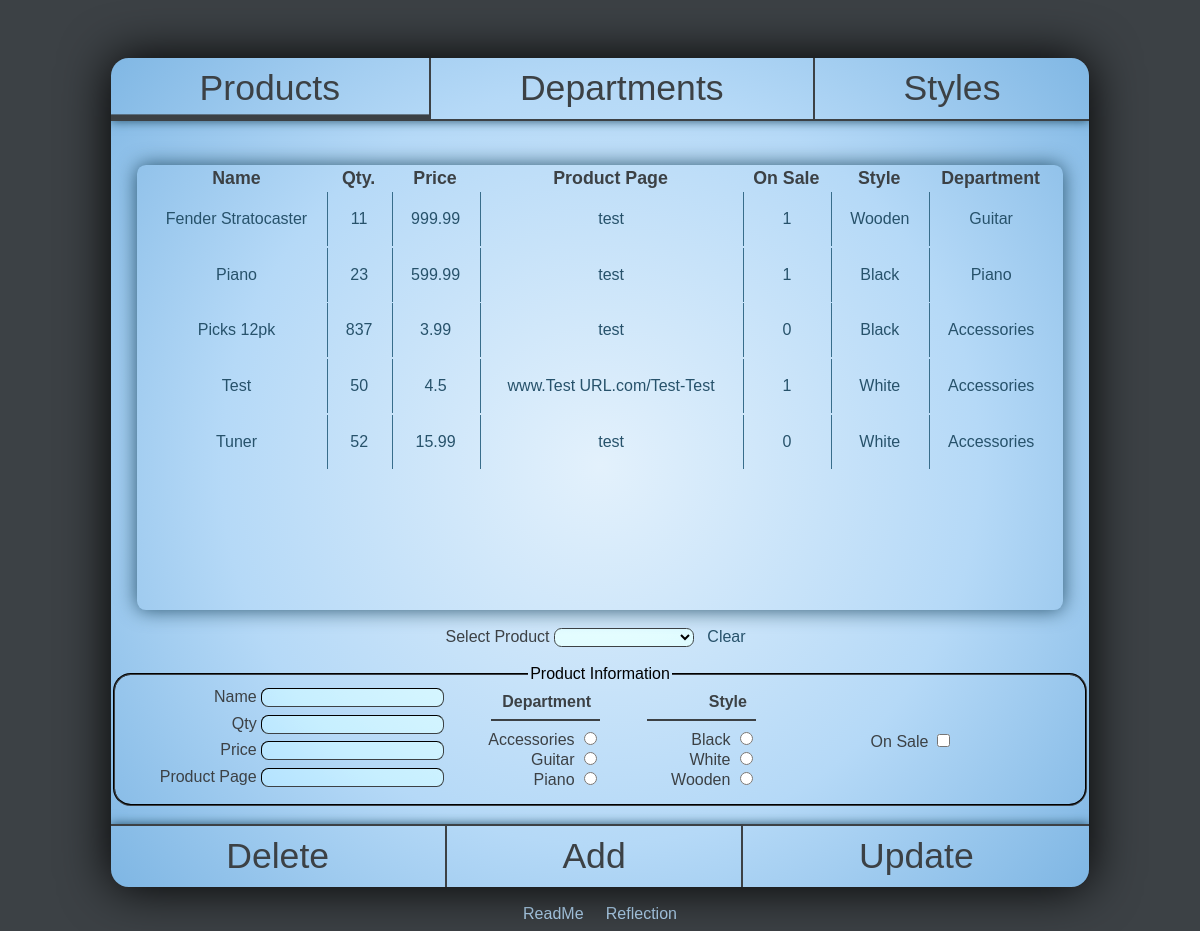
The page / on the database its author committed.
### tables this page shows
CREATE TABLE `product` (
  `product_id` int UNSIGNED NOT NULL,
  `productName` varchar(25) NOT NULL,
  `productQty` int NOT NULL,
  `productPrice` float NOT NULL,
  `productPage` varchar(150) DEFAULT NULL,
  `onSale` tinyint(1) DEFAULT NULL,
  `department_id` int NOT NULL
);

CREATE TABLE `style` (
  `style_id` int UNSIGNED NOT NULL,
  `style` varchar(50) NOT NULL
);

CREATE TABLE `department` (
  `department_id` int UNSIGNED NOT NULL,
  `departmentName` varchar(50) NOT NULL
);

### index.php (the view, shortened to what this page needs)
<!DOCTYPE html>
<html lang="en">
<head>
    <link rel="stylesheet" href="style.css">
    <?php
        $conn = new mysqli(SERVER_NAME, DBF_USER_NAME, DBF_PASSWORD);
        $conn -> select_db(DATABASE_NAME);
        $selectedBtn = PRODUCT;
        $flag = false;
        $sqlDefault = 'SELECT  prod.productName AS "Name", prod.productQty AS "Qty.", prod.productPrice AS "Price",
                        prod.productPage AS "Product Page", prod.onSale AS "On Sale", style.style AS "Style", dep.departmentName AS "Department"
                FROM product prod
                JOIN productStyle ps
                ON prod.product_id = ps.product_id
                JOIN style
                ON ps.style_id = style.style_id
                JOIN department dep
                ON prod.department_id = dep.department_id
                ORDER BY prod.productName';
        $sql = $sqlDefault;
        function clearInputFields( ) {
            global $thisProduct;
            $thisProduct['product_id'] = "";
            $thisProduct['Name']  = "";
            $thisProduct['Qty']  = "";
            $thisProduct['Price']  = "";
            $thisProduct['Page'] = "";
            $thisProduct['onSale']= "";
            $thisProduct['Department']= "";
            $thisProduct['Style']= "";
        }
        function displayTable(){
            global $conn;
            global $sql;
            global $flag;
            if($flag){
            if($stmt = $conn->prepare($sql)) {
                $stmt->bind_param("i", $_POST['lstProduct']);
                if($stmt->errno) {
                    displayMessage("stmt prepare( ) had error.", "red" );
                }
                $stmt->execute();
                if($stmt->errno) {
                    displayMessage("Could not execute prepared statement", "red" );
                }
                $result = $stmt->get_result( );
                $rowCount = $result->num_rows;
                if ($rowCount > 0) {
                    echo '<div class = "scrollableTable">';
                    echo "<table>\n";
                    $heading = $result->fetch_assoc( );
                    echo "<tr>\n";
                    foreach($heading as $key=>$value){
                    echo "<th>" . $key . "</th>\n";
                    }
                    echo "</tr>\n";
                    echo "<tr class = 'rows'>\n";
                    foreach($heading as $key=>$value){
                        if($key == 'Product Page'){
                            echo "<td><a href = '" . htmlentities($value) . "'>" . urldecode(htmlentities($value)) . "</a></td>";
                        }
                        else{
                            echo "<td>" . htmlentities($value) . "</td>\n";
                        }
                    }
                    while($row = $result->fetch_assoc()) {
                        echo "<tr class = 'rows'>\n";
                        foreach($row as $key=>$value) {
                            if($key == 'Product Page'){
                                echo "<td><a href = '" . htmlentities($value) . "'>" . urldecode(htmlentities($value)) . "</a></td>";
                            }
                            else{
                                echo "<td>" . htmlentities($value) . "</td>\n";
                            }
                        }
                        echo "</tr>\n";
                    }
                    echo "</table></div>\n";
                } else {
                    echo "No results from query";
                }
                $stmt->free_result( );
                $stmt->close( );
                }
            }
            else{
            $result = $conn->query($sql);
            if ($result->num_rows > 0) {
                echo '<div class = "scrollableTable">';
                echo "<table>\n";
                $heading = $result->fetch_assoc( );
                echo "<tr>\n";
                foreach($heading as $key=>$value){
                echo "<th>" . $key . "</th>\n";
                }
                echo "</tr>\n";
                echo "<tr class = 'rows'>\n";
                foreach($heading as $key=>$value){
                    if($key == 'Product Page'){
                        echo "<td><a href = '" . htmlentities($value) . "'>" . urldecode(htmlentities($value)) . "</a></td>";
                    }
                    else{
                        echo "<td>" . htmlentities($value) . "</td>\n";
                    }
                }
                while($row = $result->fetch_assoc()) {
                    echo "<tr class = 'rows'>\n";
                    foreach($row as $key=>$value) {
                        if($key == 'Product Page'){
                            echo "<td><a href = '" . htmlentities($value) . "'>" . urldecode(htmlentities($value)) . "</a></td>";
                        }
                        else{
                            echo "<td>" . htmlentities($value) . "</td>\n";
                        }
                    }
                    echo "</tr>\n";
                }
                echo "</table></div>\n";
            } else {
                echo "No results from query";
            }
        }
    }
    ?>
</head>
<body>
    <div id = "card">
        <form name = "frmDBF" action = "<?php echo htmlentities($_SERVER['PHP_SELF']); ?>" method = "POST">
            <div id="top-buttons">
                <button type = "submit" class = <?php if($selectedBtn == PRODUCT){echo "'selected'";}else{echo "'default'";}?> name = "btnArray" value = "product">Products</button>
                <button type = "submit" class = <?php if($selectedBtn == DEPARTMENT){echo "'selected'";}else{echo "'default'";}?> name = "btnArray" value = "department">Departments</button>
                <button type = "submit" class = <?php if($selectedBtn == STYLE){echo "'selected'";}else{echo "'default'";}?> name = "btnArray" value = "style">Styles</button>
            </div>
        </form>
        <?php
        DisplayTable();
        ?>
        <form action="<?php echo htmlentities($_SERVER['PHP_SELF']); ?>" method="POST" name="frmEdit" id="frmEdit">
            <div id = "selectBox">
                <label for="lstProduct">Select Product</label>
                <select name="lstProduct" id="lstProduct" onChange="this.form.submit();">
                </select>
                <a href="<?php echo htmlentities($_SERVER['PHP_SELF']); ?>">Clear</a>
            </div>
            <fieldset>
                <legend>Product Information</legend>
                    <div class = "gridBox" id = "textFields">
                        <label for="txtName">Name</label>
                        <input type="text" name="txtName"   id="txtName"   value="<?php echo $thisProduct['Name']; ?>" /><br/>
                        <label for="txtQty">Qty</label>
                        <input type="text" name="txtQty"   id="txtQty"   value="<?php echo $thisProduct['Qty']; ?>" /><br/>
                        <label for="txtPrice">Price</label>
                        <input type="text" name="txtPrice"   id="txtPrice"   value="<?php echo $thisProduct['Price']; ?>" /><br/>
                        <label for="txtPage">Product Page</label>
                        <input type="text" name="txtPage"   id="txtPage"   value="<?php echo urldecode($thisProduct['Page']); ?>" />
                    </div>
                    <div class = "gridBox" id = "departments">
                        <p>Department</p>
                        <hr>
                        <label for="optAccessories">Accessories</label>
                        <input type="radio" name="optDepartment" id="optAccessories" value= 3 <?php echo ($thisProduct['Department']== "Accessories" ? 'checked' : '');?>/><br/>
                        <label for="optGuitar">Guitar</label>
                        <input type="radio" name="optDepartment" id="optGuitar" value= 1 <?php echo ($thisProduct['Department']== "Guitar" ? 'checked' : '');?>/><br/>
                        <label for="optPiano">Piano</label>
                        <input type="radio" name="optDepartment" id="optPiano" value= 2 <?php echo ($thisProduct['Department']== "Piano" ? 'checked' : '');?>/>
                    </div>
                    <div class = "gridBox" id = "styles">
                        <p>Style</p>
                        <hr>
                        <label for="optBlack">Black</label>
                        <input type="radio" name="optStyle" id="optBlack" value= 1 <?php echo ($thisProduct['Style']== "Black" ? 'checked' : '');?>/><br/>
                        <label for="optWhite">White</label>
                        <input type="radio" name="optStyle" id="optWhite" value= 2 <?php echo ($thisProduct['Style']== "White" ? 'checked' : '');?>/><br/>
                        <label for="optWooden">Wooden</label>
                        <input type="radio" name="optStyle" id="optWooden" value= 3 <?php echo ($thisProduct['Style']== "Wooden" ? 'checked' : '');?>/>
                    </div>
                    <div class = "gridBox" id = "onSale">
                        <label for="chkOnSale">On Sale</label>
                        <input type="checkbox" id="chkOnSale" name="chkOnSale" value= 1 <?php echo ($thisProduct['onSale']==1 ? 'checked' : '');?>>
                    </div>
            </fieldset>
            <br />
            <div id = "bottom-buttons">
                <button name="btnSubmit" value="delete" onclick="this.form.submit();">Delete</button>
                <button name="btnSubmit" value="new" onclick="this.form.submit();">Add</button>
                <button name="btnSubmit" value="update" onclick="this.form.submit();">Update</button>
            </div>
        </form>
    </div>
    <div id = "bottomlinks">
    <a id = "links" href="readMe.html">ReadMe</a>
    <a id = "links"href="reflection.html">Reflection</a>
    </div>
</body>
</html>

### style.css (style rules this page uses)
* { font-family:sans-serif; }
body { display: grid; min-height: 100vh; background-color: #3c4145; justify-items: center; }
div#card { background: radial-gradient(circle,#e3f1fc,#b5d9f7,#67a7db) no-repeat center center fixed; background-size: cover; backdrop-filter: brightness(90%); width:fit-content; min-width: 110ch; margin-top: 50px; margin-bottom: auto; margin-left: auto; margin-right: auto; text-align: center; border-radius: 2ch; box-shadow: 0 0 50px black; overflow: hidden; }
div#top-buttons { display: inline-flex; justify-content: space-between; width: 100%; border-bottom: 2px solid; border-color: #3c4145; box-shadow: 0 0 10px #27526b; }
div#bottom-buttons { display: inline-flex; justify-content: space-between; width: 100%; border-top: 2px solid; border-color: #3c4145; box-shadow: 0 0 10px #27526b; }
div#bottomlinks { margin-top: 2ch; text-align: center; }
div.scrollableTable { height: 50ch; overflow: auto; margin-left: auto; margin-right: auto; width:fit-content; border-radius: 1ch; box-shadow: 0 0 20px #27526b; margin-top: 5ch; margin-bottom: 2ch; }
div#selectBox { margin-bottom: 2ch; }
div#onSale { text-align: center; align-self: center; }
div.gridBox { text-align: right; align-self: center; }
.scrollableTable th { position:sticky; top: 0; }
button { font-size: 4ch; color:#3c4145; flex: 1 1 auto; padding: 0.5ch; border: none; background: none; }
button + button { border-left: solid 2px #3c4145; }
button.selected { background: linear-gradient(hsl(207 7% 25% / 0) 92%,hsl(207 7% 25% / 1) 93%, hsl(207 7% 25% /1)); box-shadow: none; }
form { text-align: center; }
table, th, td { text-align: center; margin-left: auto; margin-right: auto; padding-left: 1ch; padding-right: 1ch; }
table { min-width: 100ch; }
td { color: #27526b; padding: 2ch; }
td+td { border-left: solid 1px #386d8b; }
th { color: #3c4145; font-size: 2ch; }
tr.rows { border-radius: 1ch; transform: perspective(200px) translate3d(0,0,0); animation-duration: 0.75s; animation-name: rowsEffect; }
fieldset { display: grid; grid-template-columns: 1fr 0.5fr 0.5fr 1fr; padding-left: 2ch; padding-right: 2ch; border-color: #3c4145; border-radius: 2ch; }
input[type=text] { text-align: center; background: none; backdrop-filter: brightness(110%); border-color: #3c4145; border-radius: 1ch; margin-bottom: 1ch; border-width: thin; }
select { text-align: center; background: none; backdrop-filter: brightness(110%); border-color: #3c4145; border-radius: 1ch; }
label { color:#3c4145; }
hr { border: 0; background-color:#3c4145; width: 70%; height: 2px; margin-right:0; }
a { color:#27526b; text-decoration: none; padding-left: 1ch; padding-right: 1ch; }
a#links { color:#b5d9f7; text-decoration: none; padding-left: 1ch; padding-right: 1ch; }
p { color:#3c4145; margin-bottom: 0; margin-top: 0; font-weight: 600; padding-right: 1ch; }

### rows shown on the page
product: productName "Fender Stratocaster", productQty "11", productPrice "999.99", productPage "test", onSale "1"
style: style "Wooden"
department: departmentName "Guitar"
product: productName "Piano", productQty "23", productPrice "599.99", productPage "test", onSale "1", style.style "Black", department.departmentName "Piano"
product: productName "Picks 12pk", productQty "837", productPrice "3.99", productPage "test", onSale "0", style.style "Black", department.departmentName "Accessories"
product: productName "Test", productQty "50", productPrice "4.5", productPage "www.Test URL.com/Test-Test", onSale "1", style.style "White", department.departmentName "Accessories"
product: productName "Tuner", productQty "52", productPrice "15.99", productPage "test", onSale "0", style.style "White", department.departmentName "Accessories"

### other values the page prints
$key "Name"
$key "Qty."
$key "Price"
$key "Product Page"
$key "On Sale"
$key "Style"
$key "Department"
